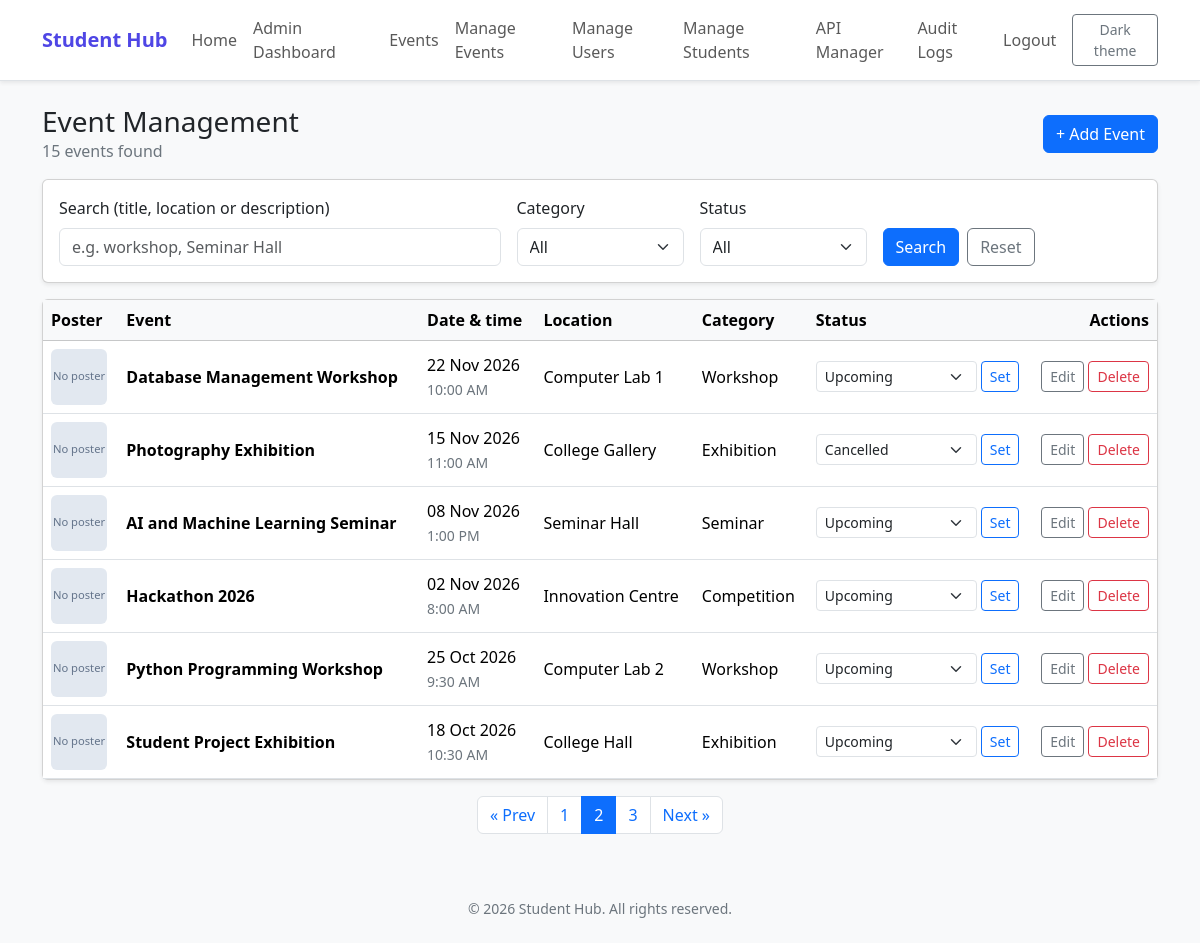
Screenshot of /events/index.php?page=2 (signed in) with the database file from the repository.
### tables this page shows
CREATE TABLE IF NOT EXISTS events (
    id          INT UNSIGNED NOT NULL AUTO_INCREMENT,
    title       VARCHAR(150) NOT NULL,
    description TEXT         NOT NULL,
    event_date  DATE         NOT NULL,
    event_time  TIME         NOT NULL,
    location    VARCHAR(150) NOT NULL,
    category    ENUM('Workshop','Competition','Seminar','Exhibition') NOT NULL,
    status      ENUM('Upcoming','Ongoing','Completed','Cancelled') NOT NULL DEFAULT 'Upcoming',
    poster      VARCHAR(255) DEFAULT NULL,           
    created_at  TIMESTAMP NOT NULL DEFAULT CURRENT_TIMESTAMP,
    updated_at  TIMESTAMP NOT NULL DEFAULT CURRENT_TIMESTAMP ON UPDATE CURRENT_TIMESTAMP,
    PRIMARY KEY (id),
    UNIQUE KEY uq_event_title_date (title, event_date),
    KEY idx_event_date (event_date),
    KEY idx_event_status (status)
);

### students/_bootstrap.php (called while the page is built, shortened)
<?php
function e($value): string
{
    return htmlspecialchars((string) $value, ENT_QUOTES, 'UTF-8');
}

### events/index.php (the view, shortened to what this page needs)
<?php
require_once __DIR__ . '/_bootstrap.php';
$q        = trim((string) ($_GET['q'] ?? ''));
$category = (string) ($_GET['category'] ?? '');
$status   = (string) ($_GET['status'] ?? '');
$page     = max(1, (int) ($_GET['page'] ?? 1));
if (!in_array($category, EVENT_CATEGORIES, true)) { $category = ''; }
if (!in_array($status, EVENT_STATUSES, true))     { $status = ''; }
$where = []; $types = ''; $params = [];
$whereSql = $where ? 'WHERE ' . implode(' AND ', $where) : '';
$events = []; $total = 0; $pages = 1; $dbError = null;
try {
    $stmt = $conn->prepare("SELECT COUNT(*) AS total FROM events $whereSql");
    $stmt->execute();
    $total = (int) $stmt->get_result()->fetch_assoc()['total'];
    $pages = max(1, (int) ceil($total / EVENTS_PER_PAGE));
    $limit  = EVENTS_PER_PAGE;
    $offset = ($page - 1) * EVENTS_PER_PAGE;
    $stmt = $conn->prepare(
        "SELECT id, title, event_date, event_time, location, category, status, poster
         FROM events $whereSql
         ORDER BY event_date DESC, event_time DESC
         LIMIT ? OFFSET ?"
    );
    $bind = [...$params, $limit, $offset];
    $stmt->bind_param($types . 'ii', ...$bind);
    $stmt->execute();
    $events = $stmt->get_result()->fetch_all(MYSQLI_ASSOC);
} catch (mysqli_sql_exception $ex) {
    error_log('Event list failed: ' . $ex->getMessage());
    $dbError = 'Could not load events. Please try again.'
        . ($mysqliDebug ? ' (' . $ex->getMessage() . ')' : '');
}
function page_url(int $p): string
{
    global $q, $category, $status;
    return 'index.php?' . http_build_query(array_filter(
        ['q' => $q, 'category' => $category, 'status' => $status, 'page' => $p],
        fn($v) => $v !== '' && $v !== null
    ));
}
?>
<div class="d-flex flex-wrap justify-content-between align-items-center gap-2 mb-3">
    <div>
        <h2 class="h3 mb-0">Event Management</h2>
        <div class="text-secondary"><?= $total ?> event<?= $total === 1 ? '' : 's' ?> found</div>
    </div>
    <a class="btn btn-primary" href="form.php">+ Add Event</a>
</div>
<form class="card card-body shadow-sm mb-3" method="get" action="index.php">
    <div class="row g-3 align-items-end">
        <div class="col-lg-5">
            <label class="form-label" for="q">Search (title, location or description)</label>
            <input class="form-control" type="search" id="q" name="q" value="<?= e($q) ?>" placeholder="e.g. workshop, Seminar Hall">
        </div>
        <div class="col-6 col-lg-2">
            <label class="form-label" for="category">Category</label>
            <select class="form-select" id="category" name="category">
                <option value="">All</option>
            </select>
        </div>
        <div class="col-6 col-lg-2">
            <label class="form-label" for="status">Status</label>
            <select class="form-select" id="status" name="status">
                <option value="">All</option>
            </select>
        </div>
        <div class="col-lg-3 d-flex gap-2">
            <button class="btn btn-primary" type="submit">Search</button>
            <a class="btn btn-outline-secondary" href="index.php">Reset</a>
        </div>
    </div>
</form>
<div class="card shadow-sm">
  <div class="table-responsive">
    <table class="table table-hover align-middle mb-0">
        <thead class="table-light">
            <tr>
                <th>Poster</th><th>Event</th><th>Date &amp; time</th><th>Location</th>
                <th>Category</th><th style="min-width:210px">Status</th><th class="text-end">Actions</th>
            </tr>
        </thead>
        <tbody>
        <?php foreach ($events as $ev): ?>
            <tr>
                <td>
                    <?php if ($ev['poster']): ?>
                        <img class="poster-thumb" src="<?= e(POSTER_URL . $ev['poster']) ?>" alt="Poster for <?= e($ev['title']) ?>">
                    <?php else: ?>
                        <div class="poster-none">No poster</div>
                    <?php endif; ?>
                </td>
                <td class="fw-semibold"><?= e($ev['title']) ?></td>
                <td><?= e(date('d M Y', strtotime($ev['event_date']))) ?><br>
                    <small class="text-secondary"><?= e(date('g:i A', strtotime($ev['event_time']))) ?></small></td>
                <td><?= e($ev['location']) ?></td>
                <td><?= e($ev['category']) ?></td>
                <td>
                    <form class="d-flex gap-1 align-items-center" method="post" action="status.php">
                        <select class="form-select form-select-sm" name="status" aria-label="Status">
                            <?php foreach (EVENT_STATUSES as $s): ?>
                                <option value="<?= e($s) ?>" <?= $ev['status'] === $s ? 'selected' : '' ?>><?= e($s) ?></option>
                            <?php endforeach; ?>
                        </select>
                        <button class="btn btn-sm btn-outline-primary" type="submit">Set</button>
                    </form>
                </td>
                <td class="text-end text-nowrap">
                    <a class="btn btn-sm btn-outline-secondary" href="form.php?id=<?= (int) $ev['id'] ?>">Edit</a>
                    <a class="btn btn-sm btn-outline-danger" href="delete.php?id=<?= (int) $ev['id'] ?>">Delete</a>
                </td>
            </tr>
        <?php endforeach; ?>
        </tbody>
    </table>
  </div>
</div>
<?php if ($pages > 1): ?>
<nav class="mt-3" aria-label="Event pages">
  <ul class="pagination justify-content-center flex-wrap">
    <li class="page-item <?= $page <= 1 ? 'disabled' : '' ?>"><a class="page-link" href="<?= e(page_url(max(1, $page - 1))) ?>">&laquo; Prev</a></li>
    <?php for ($i = 1; $i <= $pages; $i++): ?>
        <li class="page-item <?= $i === $page ? 'active' : '' ?>"><a class="page-link" href="<?= e(page_url($i)) ?>"><?= $i ?></a></li>
    <?php endfor; ?>
    <li class="page-item <?= $page >= $pages ? 'disabled' : '' ?>"><a class="page-link" href="<?= e(page_url(min($pages, $page + 1))) ?>">Next &raquo;</a></li>
  </ul>
</nav>
<?php endif; ?>

### events/_bootstrap.php (style rules this page uses)
body { transition: background-color .15s ease, color .15s ease; }
.poster-none { width: 56px; height: 56px; border-radius: 6px; background: #e2e8f0; color: #64748b; display: flex; align-items: center; justify-content: center; font-size: .7rem; }

### rows the page displays
events: shows "No poster", title "Database Management Workshop", event_date "22 Nov 2026", event_time "10:00 AM", location "Computer Lab 1", category "Workshop"
events: shows "No poster", title "Photography Exhibition", event_date "15 Nov 2026", event_time "11:00 AM", location "College Gallery", category "Exhibition"
events: shows "No poster", title "AI and Machine Learning Seminar", event_date "08 Nov 2026", event_time "1:00 PM", location "Seminar Hall", category "Seminar"
events: shows "No poster", title "Hackathon 2026", event_date "02 Nov 2026", event_time "8:00 AM", location "Innovation Centre", category "Competition"
events: shows "No poster", title "Python Programming Workshop", event_date "25 Oct 2026", event_time "9:30 AM", location "Computer Lab 2", category "Workshop"
events: shows "No poster", title "Student Project Exhibition", event_date "18 Oct 2026", event_time "10:30 AM", location "College Hall", category "Exhibition"

### other values shown
$text "Home"
$text "Admin Dashboard"
$text "Events"
$text "Manage Events"
$text "Manage Users"
$text "Manage Students"
$text "API Manager"
$text "Audit Logs"
$text "Logout"
$total "15"
form field status "Upcoming"
form field status "Cancelled"
